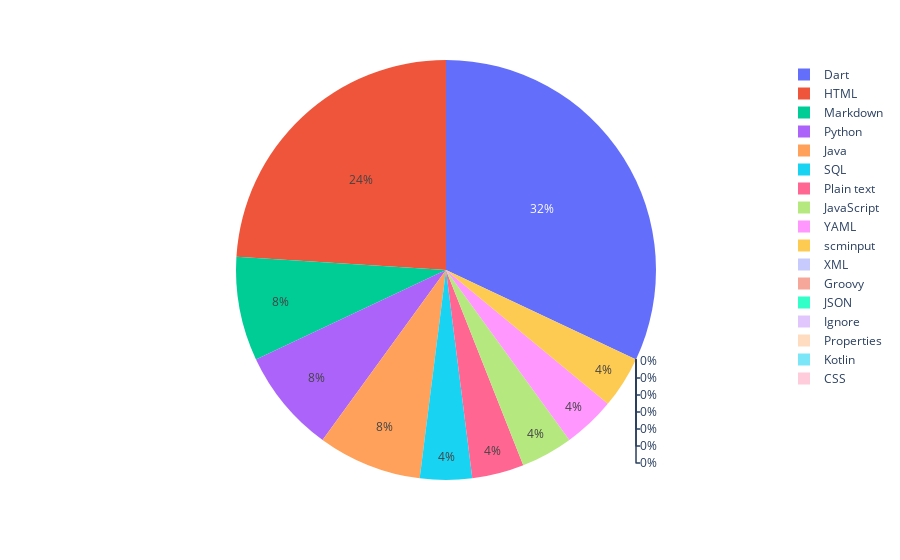

Notebook source saved alongside this figure:
### Code cell
fig = px.pie(df, values='level', names='language')
fig.show()

### Figure 1 — Plotly figure (JSON) as saved in the notebook; plotly's stock layout.template omitted (floating-point values rounded to 4 significant figures)
{"data": [{"domain": {"x": [0, 1], "y": [0, 1]}, "hovertemplate": "language=%{label}<br>level=%{value}<extra></extra>", "labels": ["Dart", "HTML", "Markdown", "Python", "Java", "SQL", "Plain text", "JavaScript", "YAML", "scminput", "XML", "Groovy", "JSON", "Ignore", "Properties", "Kotlin", "CSS"], "legendgroup": "", "name": "", "showlegend": true, "type": "pie", "values": [8, 6, 2, 2, 2, 1, 1, 1, 1, 1, 0, 0, 0, 0, 0, 0, 0]}], "layout": {"legend": {"tracegroupgap": 0}, "margin": {"t": 60}}}
